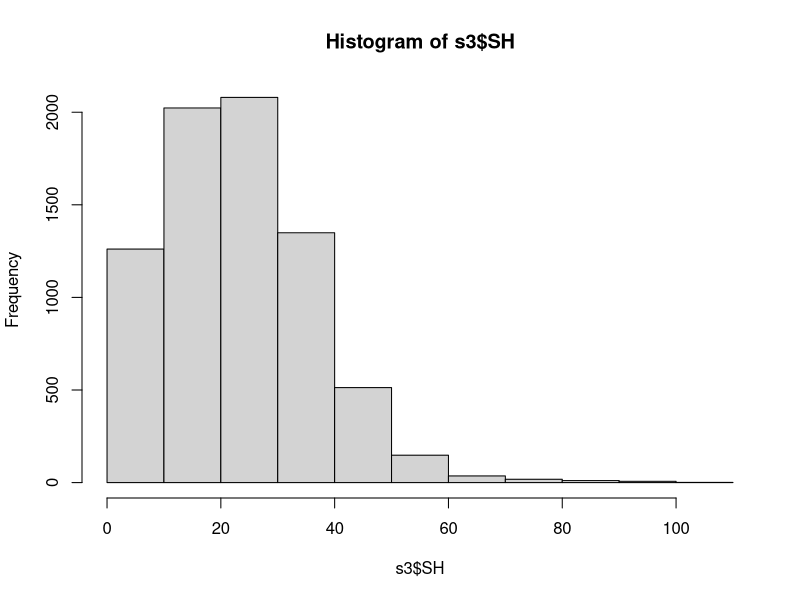

Here is the R script that generated this plot: (Note: this script raises an error after producing the figure.)
#This reads in the 2022 Apalach data from matt davis from two different tabs
#one is the shell heights and the other are the counts
#need to calculate the proportion of the different size categories and apply those proportions to the counts

#
#The stations that received cultch are: "Deep North"  "Deep South"  "Restoration."
#-Matt


library(readxl)
library(tidyverse)
library(dplyr)
library(reshape)
library(ggplot2)
library(lubridate)

SH <- read_excel("AB_ShellBudget_FSU.xlsx", sheet = "SHs", col_types = c("numeric", 
"date", "text", "text", "numeric","text", "numeric"))


#SH <- read_excel("AB_ShellBudget_FSU.xlsx",sheet = "SHs", range = "A1370:J1669")

Counts <-  read_excel("AB_ShellBudget_FSU.xlsx", sheet = "Counts")

#now start cleaning SH first

names(SH)

s2 <- SH
str(s2)

names(s2)


names(s2)[3] <- "Site"


s2$SH[s2$SH == ""] <-NA

#now make SH a number
s2$SH <- as.numeric(s2$SH)

#work on date

s3 <- s2 %>%
  mutate(Year = year(s2$Date),
         Month = month(s2$Date),
         Day = day(s2$Date))
        
s3.1<- subset(s3, s3$Year == "2022" )

unique(s3.1$Station)

#This is written like this because I checked with Matt twice to make sure
#I had the restoration stations only inlcuded (the stations that have cultch)
s3.2<- subset(s3.1, s3.1$Station == "Restoration")
s3.3<- filter(s3.1, s3.1$Station == "North")
s3.4<- filter(s3.1, s3.1$Station == "South")

zz<-rbind(s3.2,s3.3,s3.4)

s3<-zz

str(s3)


###
#add period

s3$Period <- NA
firstyear <- 2015
endyear <- max(s3$Year)

years <- sort(rep(firstyear:endyear, times = 1, each = 2))

for(i in unique(years)){
  y <- i #year
  p <- which(years == i) #period number - 2010 = 1 and 2, 2014 = 3 and 4, and so forth.
  for(j in 1:nrow(s3)){
    if(s3$Year[j] == y & s3$Month[j] > 3 & s3$Month[j] < 10) s3$Period[j] = p[1] #year i months 4-9
    if(s3$Year[j] == y & s3$Month[j] > 9) s3$Period[j] = p[2] #year i months 10-12
    if(s3$Year[j] == y+1 & s3$Month[j] < 4) s3$Period[j] = p[2] #year i+1 months 1-3
  }
}

s3$Season <- "Winter"
s3$Season[s3$Period == 1 | s3$Period == 3 | s3$Period == 5 | s3$Period == 7 | s3$Period == 9| s3$Period == 11| s3$Period == 13| s3$Period == 15] <- "Summer"

####

#checking things

names(s3)

unique(s3$Period)

table(s3$Period,s3$Month)
table(s3$Period,s3$Season)

######
hist(s3$SH)

num_spat<-length(s3$SH[s3$SH<26])
num_total<-length(s3$SH)

proportion_spat<-num_spat/num_total

########
####SPAT######
p14<- subset(s3, s3$Period == 14)
num_spat_p14<-length(p14$SH[p14$SH<26])
num_total_p14<-length(p14$SH)
proportion_spat_p14<-num_spat_p14/num_total_p14
#0.72 spat

p15 <- subset(s3, s3$Period == 15)
num_spat_p15<-length(p15$SH[p15$SH<26])
num_total_p15<-length(p15$SH)
proportion_spat_p15<-num_spat_p15/num_total_p15
#0.40 spat

###SEED
#seed are done using dplyr, so different than seed or legal 

num_seed_p14<-length(subset(p14$SH, p14$SH>=26 & p14$SH<76))
num_total_p14<-length(p14$SH)
proportion_seed_p14<-num_seed_p14/num_total_p14
#0.27 seed

num_seed_p15<-length(subset(p15$SH, p15$SH>=26 & p15$SH<76))
num_total_p15<-length(p15$SH)
proportion_seed_p15<-num_seed_p15/num_total_p15
#0.60 seed

####Legal######
num_Legal_p14<-length(subset(p14$SH, p14$SH>=76))
num_total_p14<-length(p14$SH)
proportion_legal_p14<-num_Legal_p14/num_total_p14
#0.003 Legal

num_Legal_p15<-length(subset(p15$SH, p15$SH>=76))
num_total_p15<-length(p15$SH)
proportion_legal_p15<-num_Legal_p15/num_total_p15
#0.004 Legal


###now clean counts

c1<-Counts

names(c1)
head(c1)

names(c1)[3] <- "StationName"
names(c1)[9] <- "Quadrat_live"
names(c1)[10] <- "Quadrat_dead"
names(c1)[7] <- "Volume_L"
names(c1)[6] <- "Weight_kg"
names(c1)[8] <- "Number_drills"

str(c1)

unique(c1$Quadrat)



###
#add period

c2 <-c1 %>%
  mutate(Year = year(c2$Date),
         Month = month(c2$Date),
         Day = day(c2$Date))

str(c2)

#####
##
c2.1<- subset(c2, c2$Year == "2022" )
names(c2.1)



unique(c2.1$Station)

#This is written like this because I checked with Matt twice to make sure
#I had the restoration stations only included (the stations that have cultch)
c2.2<- filter(c2.1, c2.1$Station == "Restoration")
c2.3<- filter(c2.1, c2.1$Station == "North")
c2.4<- filter(c2.1, c2.1$Station == "South")

zzz<-rbind(c2.2,c2.3,c2.4)

c2<-zzz
#########

c2$Period <- NA
firstyear <- 2015
endyear <- max(c2$Year)

years <- sort(rep(firstyear:endyear, times = 1, each = 2))

for(i in unique(years)){
  y <- i #year
  p <- which(years == i) #period number - 2010 = 1 and 2, 2014 = 3 and 4, and so forth.
  for(j in 1:nrow(c2)){
    if(c2$Year[j] == y & c2$Month[j] > 3 & c2$Month[j] < 10) c2$Period[j] = p[1] #year i months 4-9
    if(c2$Year[j] == y & c2$Month[j] > 9) c2$Period[j] = p[2] #year i months 10-12
    if(c2$Year[j] == y+1 & c2$Month[j] < 4) c2$Period[j] = p[2] #year i+1 months 1-3
  }
}

c2$Season <- "Winter"
c2$Season[c2$Period == 1 | c2$Period == 3 | c2$Period == 5 | c2$Period == 7 | c2$Period == 9| c2$Period == 11| c2$Period == 13| c2$Period == 15] <- "Summer"

####

unique(c2$Period)

table(c2$Period,c2$Month)
table(c2$Period,c2$Season)



names(s3)
names(c2)

head(c2)


#subset the columns to the ones you want to work with
c3 <- c2 %>% 
  dplyr::select("Survey","StationName","Quadrat"
                ,"Quadrat_live","Quadrat_dead","Weight_kg",
                "Number_drills","Month","Day","Year","Period","Season")

unique(c3$Period)


c3$Spatprop <-0.99
c3$Spatprop[c3$Period ==14] <-proportion_spat_p14
c3$Spatprop[c3$Period ==15] <-proportion_spat_p15

c3$Seedprop <-0.99
c3$Seedprop[c3$Period ==14] <-proportion_seed_p14
c3$Seedprop[c3$Period ==15] <-proportion_seed_p15

c3$Legalprop <-0.99
c3$Legalprop[c3$Period ==14] <-proportion_legal_p14
c3$Legalprop[c3$Period ==15] <-proportion_legal_p15

##next you need to take these proportions and apply them to the total counts in each period
#this is how you did it in the FWC "random" for random effects file


# 
# #now multiply these proportions * the Quadrat_live
# #round it so there are no fractions of oysters
# #and convert to integer
c3$TotalSpat <-as.integer(round((c3$Quadrat_live * c3$Spatprop),0))
c3$TotalSeed <-as.integer(round((c3$Quadrat_live * c3$Seedprop),0))
c3$TotalLegal <-as.integer(round((c3$Quadrat_live * c3$Legalprop),0))

# 
head(c3)

#subset the columns to the ones you want to work with
c4 <- c3 %>% 
  dplyr::select("Survey","StationName","Quadrat"
                ,"TotalSpat","TotalSeed","TotalLegal","Weight_kg",
                "Number_drills","Month","Day","Year","Period","Season")



write.table(c4, file = "~/Git/AB_DEP/FWC_2022_to_merge.csv", row.names = FALSE,col.names = TRUE,sep = ",")
